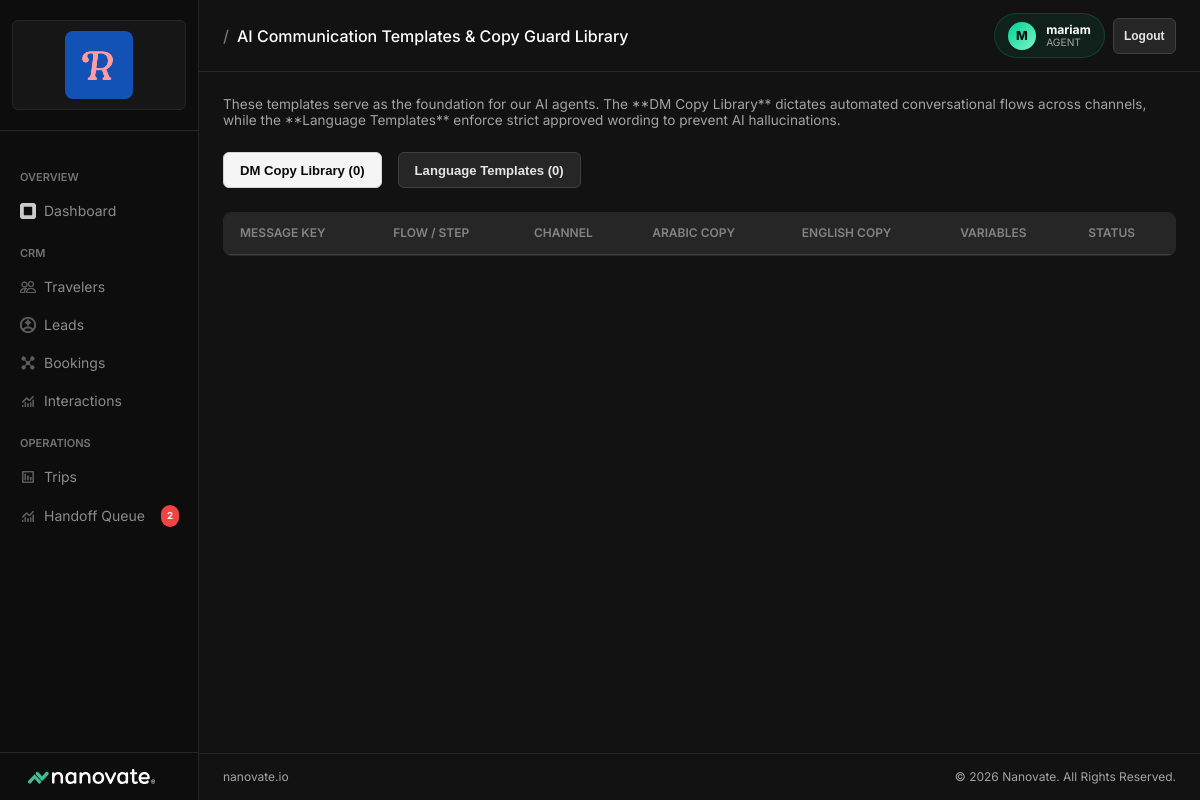
The app's page /admin/copy-library (signed in) with its own data.
### app/models/user.py (models this page shows, shortened)
class User(db.Model, UserMixin):
    __tablename__ = 'users'
    id = db.Column(db.Integer, primary_key=True)
    username = db.Column(db.String(80), unique=True, nullable=False)
    full_name = db.Column(db.String(200))
    password_hash = db.Column(db.String(200), nullable=False)
    email = db.Column(db.String(120), unique=True)
    role = db.Column(db.String(50), nullable=False, default='agent', index=True)
    is_active = db.Column(db.Boolean, default=True)
    created_at = db.Column(db.DateTime, default=_utc_now)
    updated_at = db.Column(db.DateTime, default=_utc_now, onupdate=_utc_now)
    last_login_at = db.Column(db.DateTime)
    assigned_leads = db.relationship(
        'Lead',
        foreign_keys='Lead.assigned_to_user_id',
        back_populates='assigned_user',
        lazy='dynamic',
    )
    assigned_bookings = db.relationship(
        'TripBooking',
        foreign_keys='TripBooking.assigned_to_user_id',
        back_populates='assigned_user',
        lazy='dynamic',
    )
    @property
    def display_name(self) -> str:
        return (self.full_name or self.username or '').strip() or f'User {self.id}'

### app/routes/admin.py (the view)
@admin_bp.route('/copy-library')
def copy_library():
    dm_copies = DMCopyLibrary.query.order_by(DMCopyLibrary.flow_key, DMCopyLibrary.step_key).all()
    lang_templates = LanguageTemplate.query.order_by(LanguageTemplate.template_key).all()
    return render_template('admin/copy_library.html', dm_copies=dm_copies, lang_templates=lang_templates)

### app/security.py (called while the page is built, shortened)
def _session_authenticated() -> bool:
    return current_user() is not None

def _authenticated() -> bool:
    return _session_authenticated() or _api_token_authenticated()

def _browser_auth_required() -> bool:
    endpoint = str(request.endpoint or "").strip()
    if not endpoint or endpoint in PUBLIC_BROWSER_ENDPOINTS:
        return False
    blueprint = str(request.blueprint or "").strip()
    if blueprint in PROTECTED_BROWSER_BLUEPRINTS:
        return True
    if endpoint == "index":
        return True
    return False

def _role() -> str:
    user = current_user()
    if user:
        return str(user.role or "").strip().lower()
    if _api_token_authenticated():
        return _api_token_role()
    return ""

def current_user() -> User | None:
    raw_id = session.get("user_id")
    try:
        user_id = int(raw_id)
    except (TypeError, ValueError):
        user_id = None
    user = db.session.get(User, user_id) if user_id is not None else None
    if user and user.is_active:
        return user

def current_role() -> str:
    return _role()

def generate_csrf_token() -> str:
    token = session.get("csrf_token")
    if not token:
        token = secrets.token_urlsafe(32)
        session["csrf_token"] = token
    return str(token)

def _wants_json() -> bool:
    if request.is_json or request.path.startswith("/api/"):
        return True
    accept = request.headers.get("Accept", "")
    return "application/json" in accept and "text/html" not in accept

### app/templates/admin/copy_library.html (shortened to what this page needs)
{% extends "base.html" %}
{% block topbar_title %}AI Communication Templates & Copy Guard Library{% endblock %}
{% block content %}
<div style="margin-bottom:1.5rem">
    <p style="color:var(--text-dim);font-size:0.85rem">
        These templates serve as the foundation for our AI agents. The **DM Copy Library** dictates automated conversational flows across channels, while the **Language Templates** enforce strict approved wording to prevent AI hallucinations.
    </p>
</div>
<div style="display:flex;gap:1rem;margin-bottom:1.5rem">
    <button onclick="showTab('dmCopy')" id="btn-dmCopy" class="btn btn-primary">DM Copy Library ({{ dm_copies|length }})</button>
    <button onclick="showTab('langTemp')" id="btn-langTemp" class="btn btn-ghost">Language Templates ({{ lang_templates|length }})</button>
</div>
<div id="tab-dmCopy">
    <div class="card" style="padding:0;overflow:hidden">
        <table class="data-table">
            <thead><tr>
                <th>Message Key</th>
                <th>Flow / Step</th>
                <th>Channel</th>
                <th>Arabic Copy</th>
                <th>English Copy</th>
                <th>Variables</th>
                <th>Status</th>
            </tr></thead>
        </table>
    </div>
</div>
{% endblock %}

### app/templates/base.html (shortened to what this page needs)
<!DOCTYPE html>
<html lang="en">
<head>
    <link rel="stylesheet" href="{{ url_for('static', filename='css/main.css') }}">
</head>
<body>
<div class="app-layout">
    <nav class="sidebar" id="app-sidebar">
        <div class="sidebar-brand">
            <div class="client-workspace-badge" aria-label="Rahma Traveler workspace">
                <span class="client-workspace-row">
                    <span class="client-logo-chip">
                        <img class="client-workspace-logo" src="{{ url_for('static', filename='assets/rahma/logos/rahma-r-mark.jpeg') }}" alt="Rahma Traveler">
                    </span>
                </span>
            </div>
        </div>
        <div class="sidebar-nav">
            <div class="nav-section-label">Overview</div>
            <a href="{{ url_for('admin.dashboard') }}" class="nav-link {% if request.endpoint == 'admin.dashboard' %}active{% endif %}">
                <span class="nav-icon">⊞</span> Dashboard
            </a>
            <div class="nav-section-label">CRM</div>
            <a href="{{ url_for('travelers.index') }}" class="nav-link {% if request.blueprint == 'travelers' %}active{% endif %}">
                <span class="nav-icon"></span> Travelers
            </a>
            <a href="{{ url_for('leads.index') }}" class="nav-link {% if request.blueprint == 'leads' %}active{% endif %}">
                <span class="nav-icon"></span> Leads
            </a>
            <a href="{{ url_for('bookings.index') }}" class="nav-link {% if request.blueprint == 'bookings' %}active{% endif %}">
                <span class="nav-icon"></span> Bookings
            </a>
            <a href="{{ url_for('interactions.index') }}" class="nav-link {% if request.blueprint == 'interactions' %}active{% endif %}">
                <span class="nav-icon"></span> Interactions
            </a>
            <div class="nav-section-label">Operations</div>
            <a href="{{ url_for('trips.index') }}" class="nav-link {% if request.blueprint == 'trips' %}active{% endif %}">
                <span class="nav-icon"></span> Trips
            </a>
            <a href="{{ url_for('handoffs.index') }}" class="nav-link {% if request.blueprint == 'handoffs' %}active{% endif %}">
                <span class="nav-icon"></span> Handoff Queue
                <span class="nav-badge" id="sidebar-handoff-badge" style="display:none">0</span>
            </a>
        </div>
        <div class="sidebar-footer">Nanovate Workspace v3.0</div>
    </nav>
    <div class="main-content">
        <div class="topbar">
            <span class="topbar-title">{% block topbar_title %}{% endblock %}</span>
            <div class="topbar-actions">
                {% if current_employee %}
                <div class="session-pill" title="Signed in employee">
                    <span class="session-pill-avatar">{{ (current_employee.display_name or current_employee.username or '?')[:1]|upper }}</span>
                    <span class="session-pill-copy">
                        <span class="session-pill-name">{{ current_employee.display_name }}</span>
                        <span class="session-pill-role">{{ current_employee_role or 'employee' }}</span>
                    </span>
                </div>
                <form method="post" action="{{ url_for('auth.logout') }}" style="display:inline-flex; margin:0;">
                    <button type="submit" class="btn btn-ghost btn-sm">Logout</button>
                </form>
                {% endif %}
            </div>
        </div>
        <div class="page-body">
            {% block content %}{% endblock %}
        </div>
        <footer class="app-footer">
            <span>nanovate.io</span>
            <span>&copy; 2026 Nanovate. All Rights Reserved.</span>
        </footer>
    </div>
</div>
</body>
</html>

### records on screen
User: full_name "M", display_name "mariam", role "AGENT"

### other values on screen
{{ dm_copies|length }} "0"
{{ lang_templates|length }} "0"
